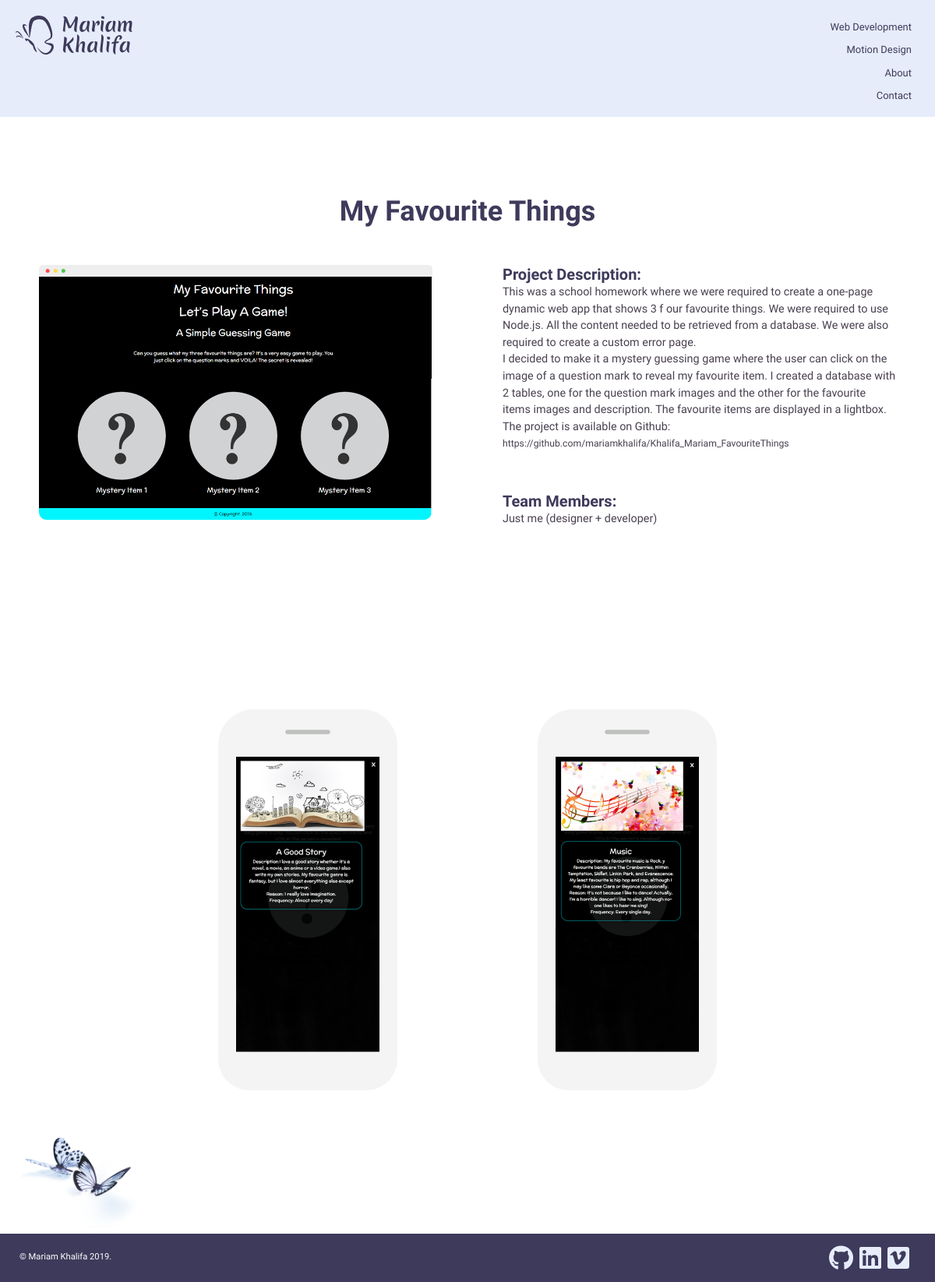
The page /portfolio_project.php?id=6 on the database its author committed.
### tables this page shows
CREATE TABLE IF NOT EXISTS `tbl_projects` (
  `ID` int(11) NOT NULL AUTO_INCREMENT,
  `Name` varchar(50) NOT NULL,
  `Description` text NOT NULL,
  `main_image` varchar(50) DEFAULT NULL,
  `image_2` varchar(50) DEFAULT NULL,
  `image_1` varchar(50) DEFAULT NULL,
  `Team Members` text,
  PRIMARY KEY (`ID`)
);

### includes/objects/project.php (called while the page is built, shortened)
<?php
class Project{
    private $conn;
    public function __construct($db){
        $this->conn = $db;
    }
    public function getProjectByID($id){
        $query = 'SELECT * FROM `tbl_projects` WHERE `ID` =' . $id;
        $stmt = $this->conn->prepare($query);
        $stmt->execute();
        return $stmt;
    }
}

### portfolio_project.php (the view, shortened to what this page needs)
<!DOCTYPE html>
<html lang="en">
<head>
    <?php include 'template/head.php';?>
</head>
<body>
<header id="project-header">
    <ul class="main-nav">
        <a id="link-dev" href="index.php#development"><li>Web Development</li></a>
        <a id="link-motion" href="index.php#design"><li>Motion Design</li></a>
        <a id="link-about" href="index.php#about"><li>About</li></a>
        <a id="link-contact" href="index.php#contact"><li>Contact</li></a>
    </ul>
    <a href="index.php" class="link-home">
        <picture class="logo">
            <source media="(min-width: 767px)" srcset="images/logo.svg">
            <img  src="images/logo-alt.svg" alt="logo">
        </picture>
    </a>
</header>
<?php
include_once 'includes/objects/project.php';
$database = new Database();
$db = $database->getConnection();
$project = new Project($db);
$stmt = $project->getProjects();
if(isset($_GET['id'])) {
    $stmt = $project->getProjectByID($_GET['id']);
}
$num = $stmt->rowCount();
if($num>0):?>
<?php while($row = $stmt->fetch(PDO::FETCH_ASSOC)):?>
<div class="project-con">
        <h1 class="title"><?php echo $row['Name'];?></h1>
        <div class="dt-img-con">
            <img class="dt-img" src="images/<?php echo $row['main_image'];?>" alt="project desktop image">
        </div>
        <div class="desc">
            <h2>Project Description:</h2>
            <p class="project-desc"><?php echo $row['Description'];?></p>
            <h2>Team Members:</h2>
            <p class="project-team"><?php echo $row['Team Members'];?></p>
        </div>
        <div class="m-img">
            <img src="images/<?php echo $row['image_1'];?>" alt="project mobile image 1">
            <img src="images/<?php echo $row['image_2'];?>" alt="project mobile image 2">
        </div>
</div>
<?php endwhile;
else:?>
<h1>Uh Oh! Are you lost?</h1>
<div class="error-con"><a class="error-home" href="index.php">I'll help you find your way!</a></div>
<?php endif;?>
<div class="butterflies-con">
    <img class="project-butterflies" src="images/butterflies.png" alt="butterflies">
</div>
<footer id="footer">
    <p>&copy; Mariam Khalifa 2019.</p>
    <div class="social-media">
        <a href="https://github.com/mariamkhalifa" target="_blank"><i class="fab fa-github fa-2x"></i></a>
        <a href="https://www.linkedin.com/in/mariamkhalifa/" target="_blank"><i class="fab fa-linkedin fa-2x"></i></a>
        <a href="https://vimeo.com/mariamkhalifa" target="_blank"><i class="fab fa-vimeo fa-2x"></i></a>
    </div>
</footer>
</body>
</html>

### rows shown on the page
tbl_projects: Name "My Favourite Things", main_image (picture), Description "This was a school homework where we were required to create a one-page dynamic web app that shows 3 f our favourite things. We were required to use Node.js. All the content needed to be retrieved from a database. We were also required to create a custom error page. I decided to make it a mystery guessing game where the user can click on the image of a question mark to reveal my favourite item. I created a database with 2 tables, one for the question mark images and the other for the favourite items images and description. The favourite items are displayed in a lightbox. The project is available on Github: https://github.com/mariamkhalifa/Khalifa_Mariam_FavouriteThings", Team Members "Just me (designer + developer)", image_1 (picture), image_2 (picture)
